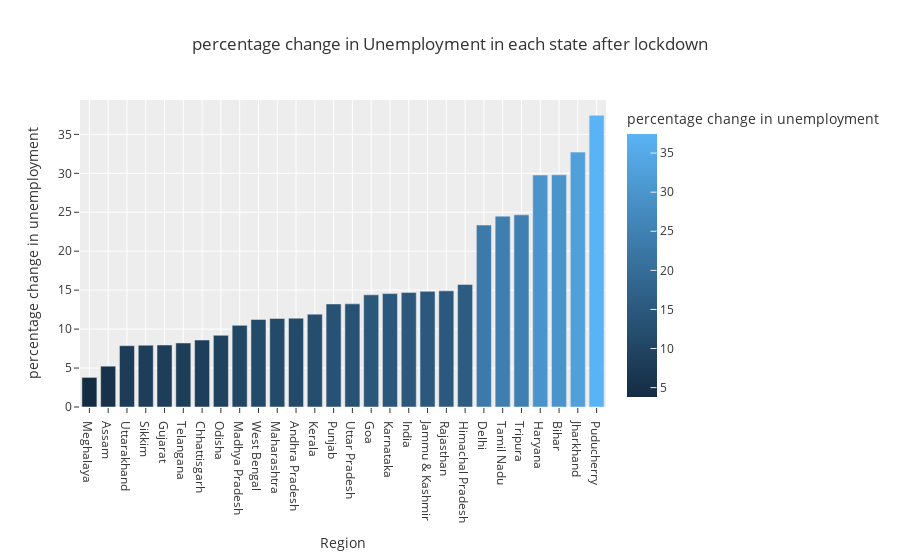

The cell this chart's notebook holds for it:
### Code cell
fig = px.bar(plot_per, x='Region',y='percentage change in unemployment',color='percentage change in unemployment',
            title='percentage change in Unemployment in each state after lockdown',template='ggplot2')

fig.show()

### Figure 1 — Plotly figure (JSON) as saved in the notebook; plotly's stock layout.template omitted (floating-point values rounded to 4 significant figures)
{"data": [{"alignmentgroup": "True", "hovertemplate": "Region=%{x}<br>percentage change in unemployment=%{marker.color}<extra></extra>", "legendgroup": "", "marker": {"color": [3.8, 5.24, 7.87, 7.93, 7.96, 8.22, 8.6, 9.2, 10.48, 11.24, 11.37, 11.4, 11.92, 13.23, 13.24, 14.4, 14.56, 14.71, 14.85, 14.91, 15.73, 23.36, 24.5, 24.67, 29.78, 29.8, 32.72, 37.44], "coloraxis": "coloraxis", "pattern": {"shape": ""}}, "name": "", "offsetgroup": "", "orientation": "v", "showlegend": false, "textposition": "auto", "type": "bar", "x": ["Meghalaya", "Assam", "Uttarakhand", "Sikkim", "Gujarat", "Telangana", "Chhattisgarh", "Odisha", "Madhya Pradesh", "West Bengal", "Maharashtra", "Andhra Pradesh", "Kerala", "Punjab", "Uttar Pradesh", "Goa", "Karnataka", "India", "Jammu & Kashmir", "Rajasthan", "Himachal Pradesh", "Delhi", "Tamil Nadu", "Tripura", "Haryana", "Bihar", "Jharkhand", "Puducherry"], "xaxis": "x", "y": [3.8, 5.24, 7.87, 7.93, 7.96, 8.22, 8.6, 9.2, 10.48, 11.24, 11.37, 11.4, 11.92, 13.23, 13.24, 14.4, 14.56, 14.71, 14.85, 14.91, 15.73, 23.36, 24.5, 24.67, 29.78, 29.8, 32.72, 37.44], "yaxis": "y"}], "layout": {"barmode": "relative", "coloraxis": {"colorbar": {"title": {"text": "percentage change in unemployment"}}, "colorscale": [[0, "rgb(20,44,66)"], [1, "rgb(90,179,244)"]]}, "legend": {"tracegroupgap": 0}, "title": {"text": "percentage change in Unemployment in each state after lockdown"}, "xaxis": {"anchor": "y", "domain": [0, 1], "title": {"text": "Region"}}, "yaxis": {"anchor": "x", "domain": [0, 1], "title": {"text": "percentage change in unemployment"}}}}
